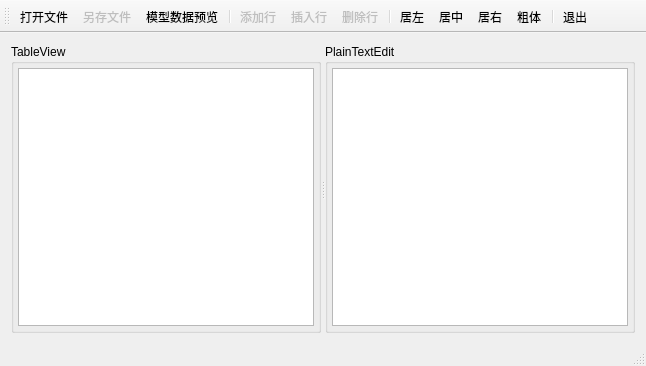
<?xml version="1.0" encoding="UTF-8"?>
<ui version="4.0">
 <class>MainWindow</class>
 <widget class="QMainWindow" name="MainWindow">
  <property name="geometry">
   <rect>
    <x>0</x>
    <y>0</y>
    <width>646</width>
    <height>366</height>
   </rect>
  </property>
  <property name="windowTitle">
   <string>MainWindow</string>
  </property>
  <widget class="QWidget" name="centralWidget">
   <layout class="QGridLayout" name="gridLayout">
    <item row="0" column="0">
     <widget class="QSplitter" name="splitter">
      <property name="orientation">
       <enum>Qt::Horizontal</enum>
      </property>
      <widget class="QGroupBox" name="groupBox">
       <property name="title">
        <string>TableView</string>
       </property>
       <layout class="QVBoxLayout" name="verticalLayout">
        <property name="leftMargin">
         <number>4</number>
        </property>
        <property name="topMargin">
         <number>4</number>
        </property>
        <property name="rightMargin">
         <number>4</number>
        </property>
        <property name="bottomMargin">
         <number>4</number>
        </property>
        <item>
         <widget class="QTableView" name="tableView">
          <property name="editTriggers">
           <set>QAbstractItemView::AnyKeyPressed|QAbstractItemView::DoubleClicked|QAbstractItemView::EditKeyPressed|QAbstractItemView::SelectedClicked</set>
          </property>
          <property name="alternatingRowColors">
           <bool>true</bool>
          </property>
         </widget>
        </item>
       </layout>
      </widget>
      <widget class="QGroupBox" name="groupBox_2">
       <property name="title">
        <string>PlainTextEdit</string>
       </property>
       <layout class="QVBoxLayout" name="verticalLayout_2">
        <property name="leftMargin">
         <number>4</number>
        </property>
        <property name="topMargin">
         <number>4</number>
        </property>
        <property name="rightMargin">
         <number>4</number>
        </property>
        <property name="bottomMargin">
         <number>4</number>
        </property>
        <item>
         <widget class="QPlainTextEdit" name="plainTextEdit">
          <property name="lineWrapMode">
           <enum>QPlainTextEdit::NoWrap</enum>
          </property>
         </widget>
        </item>
       </layout>
      </widget>
     </widget>
    </item>
   </layout>
  </widget>
  <widget class="QMenuBar" name="menuBar">
   <property name="geometry">
    <rect>
     <x>0</x>
     <y>0</y>
     <width>646</width>
     <height>17</height>
    </rect>
   </property>
  </widget>
  <widget class="QToolBar" name="mainToolBar">
   <property name="toolButtonStyle">
    <enum>Qt::ToolButtonTextUnderIcon</enum>
   </property>
   <attribute name="toolBarArea">
    <enum>TopToolBarArea</enum>
   </attribute>
   <attribute name="toolBarBreak">
    <bool>false</bool>
   </attribute>
   <addaction name="actOpen"/>
   <addaction name="actSave"/>
   <addaction name="actModelData"/>
   <addaction name="separator"/>
   <addaction name="actAppend"/>
   <addaction name="actInsert"/>
   <addaction name="actDelete"/>
   <addaction name="separator"/>
   <addaction name="actAlignLeft"/>
   <addaction name="actAlignCenter"/>
   <addaction name="actAlignRight"/>
   <addaction name="actFontBold"/>
   <addaction name="separator"/>
   <addaction name="actExit"/>
  </widget>
  <widget class="QStatusBar" name="statusBar"/>
  <action name="actOpen">
   <property name="icon">
    <iconset resource="res.qrc">
     <normaloff>:/images/icons/open.bmp</normaloff>:/images/icons/open.bmp</iconset>
   </property>
   <property name="text">
    <string>打开文件</string>
   </property>
   <property name="toolTip">
    <string>打开文件</string>
   </property>
  </action>
  <action name="actSave">
   <property name="enabled">
    <bool>false</bool>
   </property>
   <property name="icon">
    <iconset resource="res.qrc">
     <normaloff>:/images/icons/save.bmp</normaloff>:/images/icons/save.bmp</iconset>
   </property>
   <property name="text">
    <string>另存文件</string>
   </property>
   <property name="toolTip">
    <string>表格内容另存为文件</string>
   </property>
  </action>
  <action name="actAppend">
   <property name="enabled">
    <bool>false</bool>
   </property>
   <property name="icon">
    <iconset resource="res.qrc">
     <normaloff>:/images/icons/append.bmp</normaloff>:/images/icons/append.bmp</iconset>
   </property>
   <property name="text">
    <string>添加行</string>
   </property>
   <property name="toolTip">
    <string>添加一行</string>
   </property>
  </action>
  <action name="actInsert">
   <property name="enabled">
    <bool>false</bool>
   </property>
   <property name="icon">
    <iconset resource="res.qrc">
     <normaloff>:/images/icons/306.bmp</normaloff>:/images/icons/306.bmp</iconset>
   </property>
   <property name="text">
    <string>插入行</string>
   </property>
   <property name="toolTip">
    <string>插入一行</string>
   </property>
  </action>
  <action name="actDelete">
   <property name="enabled">
    <bool>false</bool>
   </property>
   <property name="icon">
    <iconset resource="res.qrc">
     <normaloff>:/images/icons/delete.bmp</normaloff>:/images/icons/delete.bmp</iconset>
   </property>
   <property name="text">
    <string>删除行</string>
   </property>
   <property name="toolTip">
    <string>删除当前行</string>
   </property>
  </action>
  <action name="actExit">
   <property name="icon">
    <iconset resource="res.qrc">
     <normaloff>:/images/icons/exit.bmp</normaloff>:/images/icons/exit.bmp</iconset>
   </property>
   <property name="text">
    <string>退出</string>
   </property>
   <property name="toolTip">
    <string>退出</string>
   </property>
  </action>
  <action name="actModelData">
   <property name="icon">
    <iconset resource="res.qrc">
     <normaloff>:/images/icons/import1.bmp</normaloff>:/images/icons/import1.bmp</iconset>
   </property>
   <property name="text">
    <string>模型数据预览</string>
   </property>
   <property name="toolTip">
    <string>模型数据显示到文本框里</string>
   </property>
  </action>
  <action name="actAlignLeft">
   <property name="icon">
    <iconset resource="res.qrc">
     <normaloff>:/images/icons/508.bmp</normaloff>:/images/icons/508.bmp</iconset>
   </property>
   <property name="text">
    <string>居左</string>
   </property>
   <property name="toolTip">
    <string>文字左对齐</string>
   </property>
  </action>
  <action name="actAlignCenter">
   <property name="icon">
    <iconset resource="res.qrc">
     <normaloff>:/images/icons/510.bmp</normaloff>:/images/icons/510.bmp</iconset>
   </property>
   <property name="text">
    <string>居中</string>
   </property>
   <property name="toolTip">
    <string>文字居中</string>
   </property>
  </action>
  <action name="actAlignRight">
   <property name="icon">
    <iconset resource="res.qrc">
     <normaloff>:/images/icons/512.bmp</normaloff>:/images/icons/512.bmp</iconset>
   </property>
   <property name="text">
    <string>居右</string>
   </property>
   <property name="toolTip">
    <string>文字右对齐</string>
   </property>
  </action>
  <action name="actFontBold">
   <property name="checkable">
    <bool>true</bool>
   </property>
   <property name="icon">
    <iconset resource="res.qrc">
     <normaloff>:/images/icons/500.bmp</normaloff>:/images/icons/500.bmp</iconset>
   </property>
   <property name="text">
    <string>粗体</string>
   </property>
   <property name="toolTip">
    <string>粗体字体</string>
   </property>
  </action>
 </widget>
 <layoutdefault spacing="6" margin="11"/>
 <resources>
  <include location="res.qrc"/>
 </resources>
 <connections>
  <connection>
   <sender>actExit</sender>
   <signal>triggered()</signal>
   <receiver>MainWindow</receiver>
   <slot>close()</slot>
   <hints>
    <hint type="sourcelabel">
     <x>-1</x>
     <y>-1</y>
    </hint>
    <hint type="destinationlabel">
     <x>322</x>
     <y>182</y>
    </hint>
   </hints>
  </connection>
 </connections>
</ui>
